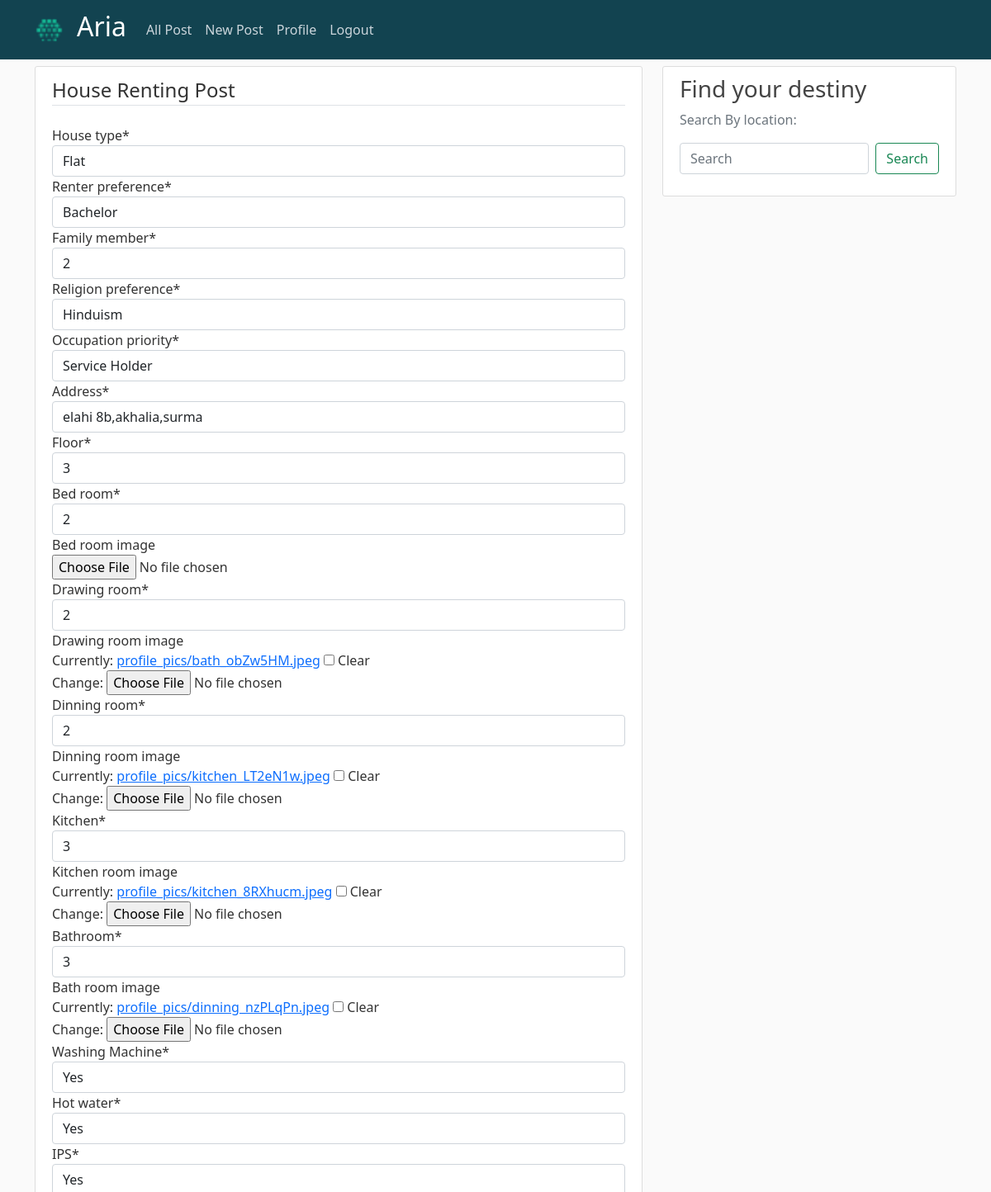
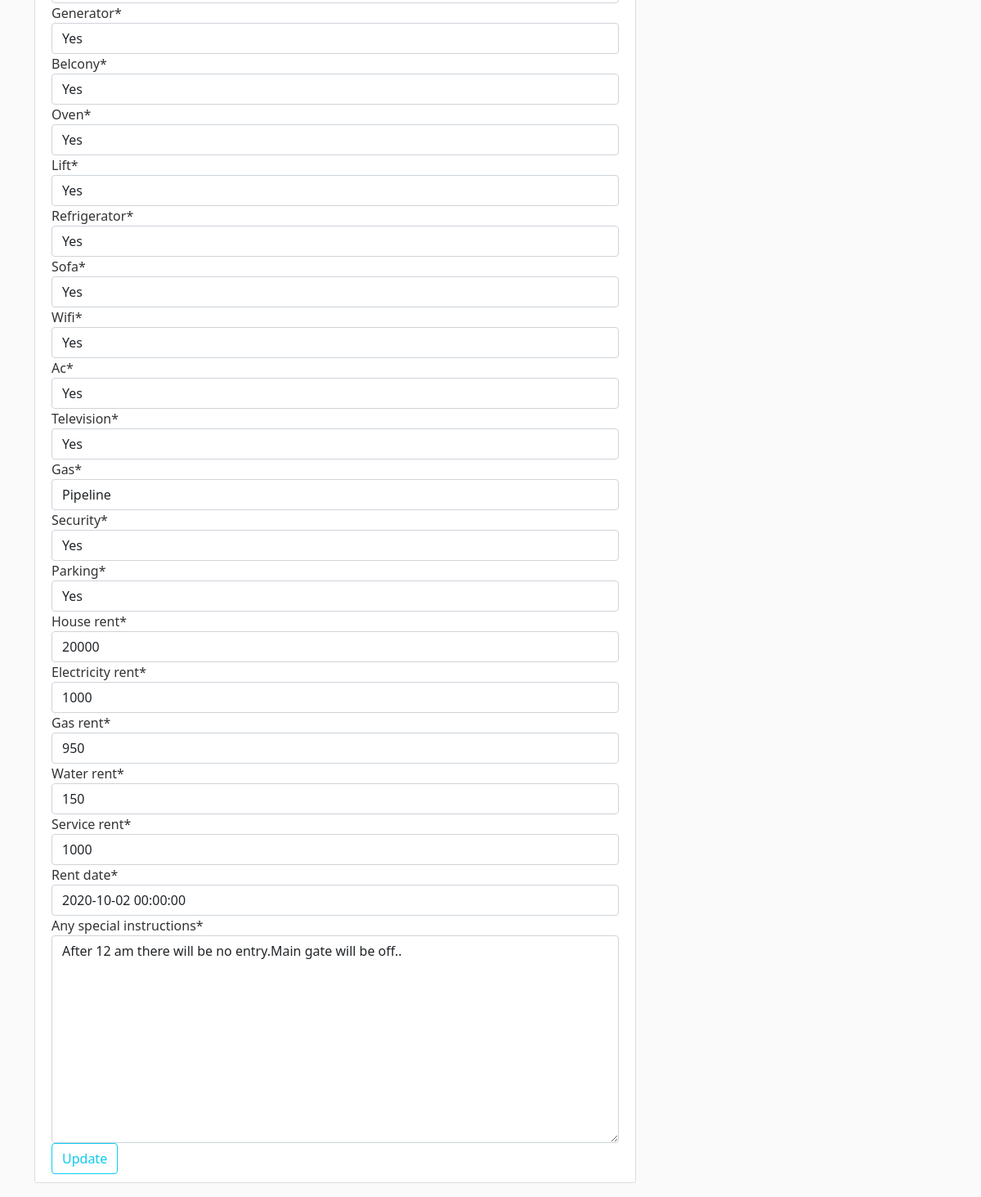
The page /post/3/update/ (signed in) on the database its author committed (2 pictures, top to bottom).
### blog/models.py (models this page shows, shortened)
class Post3(models.Model):
    owner = models.ForeignKey(User,on_delete=models.CASCADE)
    date_posted = models.DateTimeField(default=timezone.now)
    house_type = models.CharField(max_length=5,choices=HOUSE_CHOICES)
    renter_preference = models.CharField(max_length=5,choices=RENTER_CHOICES)
    family_member = models.CharField(max_length=5,choices=MEMBER_CHOICES)
    religion_preference = models.CharField(max_length=5,choices=RELIGION_CHOICES)
    occupation_priority = models.CharField(max_length=5,choices=OCCUPATION_CHOICES)
    address = models.CharField(max_length=150)
    floor = models.CharField(max_length=10,choices=FLOOR_CHOICES)
    bed_room = models.CharField(max_length=5,choices=BED_CHOICES)
    bed_room_image = models.ImageField(upload_to='profile_pics',null=True,blank=True)
    drawing_room = models.CharField(max_length=5,choices=BED_CHOICES)
    drawing_room_image = models.ImageField(upload_to='profile_pics',null=True,blank=True)
    dinning_room = models.CharField(max_length=5,choices=BED_CHOICES)
    dinning_room_image = models.ImageField(upload_to='profile_pics',null=True,blank=True)
    kitchen = models.CharField(max_length=5,choices=BED_CHOICES)
    kitchen_room_image = models.ImageField(upload_to='profile_pics',null=True,blank=True)
    bathroom = models.CharField(max_length=5,choices=BED_CHOICES)
    bath_room_image = models.ImageField(upload_to='profile_pics',null=True,blank=True)
    washing_Machine = models.CharField(max_length=3,choices=FACILITY_CHOICES)
    hot_water = models.CharField(max_length=3,choices=FACILITY_CHOICES)
    IPS = models.CharField(max_length=3,choices=FACILITY_CHOICES)
    Generator = models.CharField(max_length=3,choices=FACILITY_CHOICES)
    Belcony = models.CharField(max_length=3,choices=FACILITY_CHOICES)
    Oven = models.CharField(max_length=3,choices=FACILITY_CHOICES)
    lift = models.CharField(max_length=3,choices=FACILITY_CHOICES)
    refrigerator = models.CharField(max_length=3,choices=FACILITY_CHOICES)
    sofa = models.CharField(max_length=3,choices=FACILITY_CHOICES)
    wifi = models.CharField(max_length=3,choices=FACILITY_CHOICES)
    ac = models.CharField(max_length=3,choices=FACILITY_CHOICES)
    television = models.CharField(max_length=3,choices=FACILITY_CHOICES)
    gas = models.CharField(max_length=3,choices=GAS_CHOICES)
    security = models.CharField(max_length=3,choices=FACILITY_CHOICES)
    parking = models.CharField(max_length=3,choices=FACILITY_CHOICES)
    house_rent = models.CharField(max_length=10)
    electricity_rent = models.CharField(max_length=5,null=True)
    gas_rent = models.CharField(max_length=5,null=True)
    water_rent = models.CharField(max_length=5,null=True)
    service_rent = models.CharField(max_length=5,null=True)
    rent_date = models.DateTimeField()
    any_special_instructions = models.TextField()

### blog/views.py (the view, shortened to what this page needs)
# urls.py: path('post/<int:pk>/update/', PostUpdateView.as_view(), name='post-update'),
class PostUpdateView(LoginRequiredMixin, UserPassesTestMixin, UpdateView):
    model = Post3
    fields = ['house_type','renter_preference','family_member','religion_preference','occupation_priority',
            'address','floor','bed_room','bed_room_image','drawing_room','drawing_room_image','dinning_room','dinning_room_image','kitchen',
            'kitchen_room_image','bathroom','bath_room_image','washing_Machine','hot_water','IPS','Generator','Belcony','Oven','lift','refrigerator','sofa','wifi','ac','television','gas','security',
            'parking','house_rent','electricity_rent','gas_rent','water_rent','service_rent','rent_date','any_special_instructions']
    def test_func(self):
        post = self.get_object()
        if self.request.user == post.owner:
            return True
        return False

### blog/templates/blog/post3_form.html (shortened to what this page needs)
{% extends "blog/base.html" %}
{% load crispy_forms_tags %}
{% block content %}
    <div class="content-section">
        <form method="POST" enctype="multipart/form-data">
          <fieldset class="form-group">
              <legend class = "border-bottom mb-4">House Renting Post</legend>
              {{ form | crispy }}
          </fieldset>
            <div class="form-group">
              <button class ="btn btn-outline-info" type="submit"> Update</button>
            </div>
        </form>
    </div>
{% endblock content %}

### blog/static/blog/main3.css (style rules this page uses)
body { background: #fafafa; color: #333333; margin-top: 5rem; }
.content-section { background: #ffffff; padding: 10px 20px; border: 1px solid #dddddd; border-radius: 3px; margin-bottom: 20px; }

### rows shown on the page
Post3: house_type "Flat", renter_preference "Bachelor", family_member "2", religion_preference "Hinduism", occupation_priority "Service Holder", address "elahi 8b,akhalia,surma", floor "3", bed_room "2", drawing_room "2", dinning_room "2", kitchen "3", bathroom "3", washing_Machine "Yes", hot_water "Yes", IPS "Yes", Generator "Yes", Belcony "Yes", Oven "Yes", lift "Yes", refrigerator "Yes", sofa "Yes", wifi "Yes", ac "Yes", television "Yes", gas "Pipeline", security "Yes", parking "Yes", house_rent "20000", electricity_rent "1000", gas_rent "950", water_rent "150", service_rent "1000", rent_date "2020-10-02 00:00:00", any_special_instructions "After 12 am there will be no entry.Main gate will be off.."
